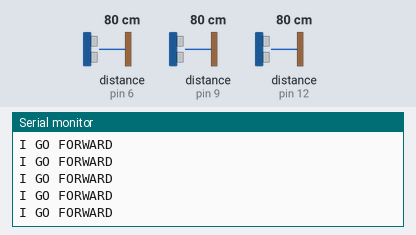
Recording of a sketch running on a simulated Arduino Uno, built with avr-gcc and run on an emulated ATmega328P. Shown: the last lines printed to the serial monitor. Wiring (inferred from the names in the program): 3 × ultrasonic range finder: trigger pin 5, echo pin 6 / trigger pin 8, echo pin 9 / trigger pin 11, echo pin 12. Inputs (shaded band) come from the test bench; at power-on: distance to the obstacle (sensors on pin 6, pin 9, pin 12) 80 cm. The echo pulse lasts 58.3 µs per cm.

Above: at 1.2 s.
1.3 s: distance to the obstacle (sensor on pin 6) set to 2 cm
At 1.6 s:
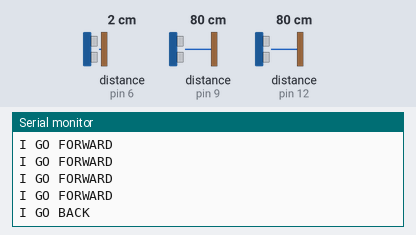
3.8 s: distance to the obstacle (sensor on pin 9) set to 2 cm
At 6.8 s:
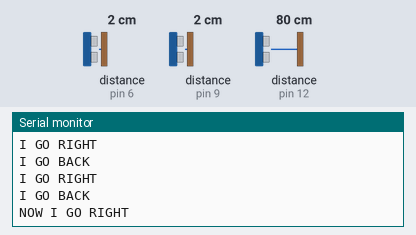

Measured:
- after the input at 1.3 s, the serial monitor: prints a new line at once (image 1)
- after the input at 3.8 s, the serial monitor: prints a new line after 2.5 s (image 2)

The sketch:

Ultra_Sound_controll.ino
```cpp
#include <pt.h>

/*
 * Simplest object dqetection algorithm.
 * The program collects distances from the three ultrasound sensors on the front and checks wheter they are smaller than 30 cm
 * if so, it goes back for like 1s and then will turn either left or right. Simplest object recognition ever. Dont be Ledi Please.
 * TO DO:
 * -Implement motor control functions
 * -line detection
 * - protothreading
 * -Please rasberry, give me some info (raspberry pi connection baby baby)
 *
 * PLEASE DO NOT TOUCH THE PROTOTHREAD FUNCTION, WORK IN PROGRESS.Regarding the rest of the code, feel free to modify whatever you want (except
 * Kaan's face, my fists will be responsible for that:)))))) )
 *
 */


// defines pins numbers for all three ultrasound
#define trigPin_left  5
#define echoPin_left  6

#define trigPin_center  8
#define echoPin_center  9

#define trigPin_right  11
#define echoPin_right 12

//define variables needed for the purpose
long duration =0;
long distance =0;
int req_distance =29; //we assume the required distance from the object is 30cm

//function to calculate distance, return the distance in cm

int distance_calculator(int tPin, int ePin);

/*DO NOT FUCKING TOUCH, LUCA
static struct pt pt1;


static int protothreading_line_follower(struct pt *pt1){


  static unsigned long lastTimeChecked = 0;
  PT_BEGIN(pt);
  while(1){

    lastTimeChecked = millis();
    PT_WAIT_UNTIL(pt, millis() - lastTimeChecked > 1000); //in this case, the thread would be called every seconds. We do not want that.
    /*
     * Do something baby
     * Oh yeah baby, did you check if I was following the line?

  }
  PT_END(pt);
}
*/


void setup() {
  pinMode(trigPin_left, OUTPUT);
  pinMode(echoPin_left, INPUT);
  pinMode(trigPin_center, OUTPUT);
  pinMode(echoPin_center, INPUT);
  pinMode(trigPin_right, OUTPUT);
  pinMode(echoPin_right, INPUT);
  Serial.begin(9600);

}

void loop() {
  //In case Gordan does not understand (I love you sweetheart), Kaan will susbtitute the serial prints with the functions to control the motors
  if(distance_calculator(trigPin_center, echoPin_center)<req_distance){
    Serial.println("I GO BACK");
    delay(2000);
    Serial.println("NOW I GO RIGHT"); //can be either right or left, it doesn't matter.
    delay(1000);
  }else if(distance_calculator(trigPin_left, echoPin_left)<req_distance){
    Serial.println("I GO BACK");
    delay(1000);
    Serial.println("I GO RIGHT");
  }else if(distance_calculator(trigPin_right, echoPin_right)<req_distance){
    Serial.println("I GO BACK");
    delay(1000);
    Serial.println("I GO LEFT");
  }else{
    Serial.println("I GO FORWARD");
  }

}

int distance_calculator(int tPin, int ePin){
  digitalWrite(tPin, LOW);
  delayMicroseconds(2);
// Sets the trigPin on HIGH state for 10 micro seconds
  digitalWrite(tPin, HIGH);
  delayMicroseconds(10);
  digitalWrite(tPin, LOW);
// Reads the echoPin, returns the sound wave travel time in microseconds
  duration = pulseIn(ePin, HIGH);
// Calculating the distance
  distance= duration*0.034/2;
// Prints the distance on the Serial Monitor
  //Serial.print("Distance: ");
  //Serial.print(distance_left);
  //Serial.println(" CM");
  return distance;

}
```
